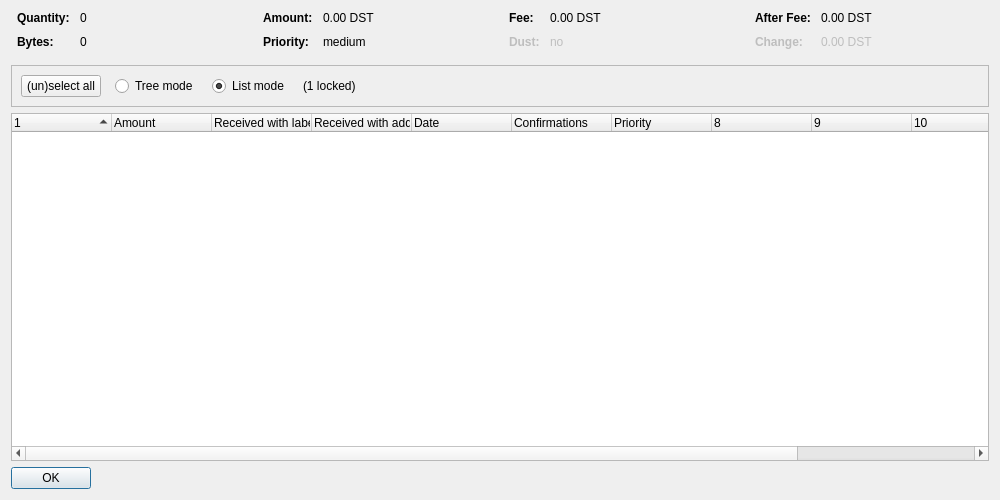
<?xml version="1.0" encoding="UTF-8"?>
<ui version="4.0">
 <class>CoinControlDialog</class>
 <widget class="QDialog" name="CoinControlDialog">
  <property name="geometry">
   <rect>
    <x>0</x>
    <y>0</y>
    <width>1000</width>
    <height>500</height>
   </rect>
  </property>
  <property name="windowTitle">
   <string>Coin Selection</string>
  </property>
  <layout class="QVBoxLayout" name="verticalLayout">
   <item>
    <layout class="QHBoxLayout" name="horizontalLayoutTop" stretch="0,0,0,0">
     <property name="topMargin">
      <number>0</number>
     </property>
     <property name="bottomMargin">
      <number>10</number>
     </property>
     <item>
      <layout class="QFormLayout" name="formLayoutCoinControl1">
       <property name="horizontalSpacing">
        <number>10</number>
       </property>
       <property name="verticalSpacing">
        <number>10</number>
       </property>
       <property name="leftMargin">
        <number>6</number>
       </property>
       <property name="rightMargin">
        <number>6</number>
       </property>
       <item row="0" column="0">
        <widget class="QLabel" name="labelCoinControlQuantityText">
         <property name="font">
          <font>
           <weight>75</weight>
           <bold>true</bold>
          </font>
         </property>
         <property name="text">
          <string>Quantity:</string>
         </property>
        </widget>
       </item>
       <item row="0" column="1">
        <widget class="QLabel" name="labelCoinControlQuantity">
         <property name="cursor">
          <cursorShape>IBeamCursor</cursorShape>
         </property>
         <property name="contextMenuPolicy">
          <enum>Qt::ActionsContextMenu</enum>
         </property>
         <property name="text">
          <string notr="true">0</string>
         </property>
         <property name="textInteractionFlags">
          <set>Qt::LinksAccessibleByMouse|Qt::TextSelectableByKeyboard|Qt::TextSelectableByMouse</set>
         </property>
        </widget>
       </item>
       <item row="1" column="0">
        <widget class="QLabel" name="labelCoinControlBytesText">
         <property name="font">
          <font>
           <weight>75</weight>
           <bold>true</bold>
          </font>
         </property>
         <property name="text">
          <string>Bytes:</string>
         </property>
        </widget>
       </item>
       <item row="1" column="1">
        <widget class="QLabel" name="labelCoinControlBytes">
         <property name="cursor">
          <cursorShape>IBeamCursor</cursorShape>
         </property>
         <property name="contextMenuPolicy">
          <enum>Qt::ActionsContextMenu</enum>
         </property>
         <property name="text">
          <string notr="true">0</string>
         </property>
         <property name="textInteractionFlags">
          <set>Qt::LinksAccessibleByMouse|Qt::TextSelectableByKeyboard|Qt::TextSelectableByMouse</set>
         </property>
        </widget>
       </item>
      </layout>
     </item>
     <item>
      <layout class="QFormLayout" name="formLayoutCoinControl2">
       <property name="horizontalSpacing">
        <number>10</number>
       </property>
       <property name="verticalSpacing">
        <number>10</number>
       </property>
       <property name="leftMargin">
        <number>6</number>
       </property>
       <property name="rightMargin">
        <number>6</number>
       </property>
       <item row="0" column="0">
        <widget class="QLabel" name="labelCoinControlAmountText">
         <property name="font">
          <font>
           <weight>75</weight>
           <bold>true</bold>
          </font>
         </property>
         <property name="text">
          <string>Amount:</string>
         </property>
        </widget>
       </item>
       <item row="0" column="1">
        <widget class="QLabel" name="labelCoinControlAmount">
         <property name="cursor">
          <cursorShape>IBeamCursor</cursorShape>
         </property>
         <property name="contextMenuPolicy">
          <enum>Qt::ActionsContextMenu</enum>
         </property>
         <property name="text">
          <string notr="true">0.00 DST</string>
         </property>
         <property name="textInteractionFlags">
          <set>Qt::LinksAccessibleByMouse|Qt::TextSelectableByKeyboard|Qt::TextSelectableByMouse</set>
         </property>
        </widget>
       </item>
       <item row="1" column="0">
        <widget class="QLabel" name="labelCoinControlPriorityText">
         <property name="font">
          <font>
           <weight>75</weight>
           <bold>true</bold>
          </font>
         </property>
         <property name="text">
          <string>Priority:</string>
         </property>
        </widget>
       </item>
       <item row="1" column="1">
        <widget class="QLabel" name="labelCoinControlPriority">
         <property name="cursor">
          <cursorShape>IBeamCursor</cursorShape>
         </property>
         <property name="contextMenuPolicy">
          <enum>Qt::ActionsContextMenu</enum>
         </property>
         <property name="text">
          <string notr="true">medium</string>
         </property>
         <property name="textInteractionFlags">
          <set>Qt::LinksAccessibleByMouse|Qt::TextSelectableByKeyboard|Qt::TextSelectableByMouse</set>
         </property>
        </widget>
       </item>
      </layout>
     </item>
     <item>
      <layout class="QFormLayout" name="formLayoutCoinControl3">
       <property name="horizontalSpacing">
        <number>10</number>
       </property>
       <property name="verticalSpacing">
        <number>10</number>
       </property>
       <property name="leftMargin">
        <number>6</number>
       </property>
       <property name="rightMargin">
        <number>6</number>
       </property>
       <item row="0" column="0">
        <widget class="QLabel" name="labelCoinControlFeeText">
         <property name="font">
          <font>
           <weight>75</weight>
           <bold>true</bold>
          </font>
         </property>
         <property name="text">
          <string>Fee:</string>
         </property>
        </widget>
       </item>
       <item row="0" column="1">
        <widget class="QLabel" name="labelCoinControlFee">
         <property name="cursor">
          <cursorShape>IBeamCursor</cursorShape>
         </property>
         <property name="contextMenuPolicy">
          <enum>Qt::ActionsContextMenu</enum>
         </property>
         <property name="text">
          <string notr="true">0.00 DST</string>
         </property>
         <property name="textInteractionFlags">
          <set>Qt::LinksAccessibleByMouse|Qt::TextSelectableByKeyboard|Qt::TextSelectableByMouse</set>
         </property>
        </widget>
       </item>
       <item row="1" column="0">
        <widget class="QLabel" name="labelCoinControlLowOutputText">
         <property name="enabled">
          <bool>false</bool>
         </property>
         <property name="font">
          <font>
           <weight>75</weight>
           <bold>true</bold>
          </font>
         </property>
         <property name="text">
          <string>Dust:</string>
         </property>
        </widget>
       </item>
       <item row="1" column="1">
        <widget class="QLabel" name="labelCoinControlLowOutput">
         <property name="enabled">
          <bool>false</bool>
         </property>
         <property name="cursor">
          <cursorShape>IBeamCursor</cursorShape>
         </property>
         <property name="contextMenuPolicy">
          <enum>Qt::ActionsContextMenu</enum>
         </property>
         <property name="text">
          <string notr="true">no</string>
         </property>
         <property name="textInteractionFlags">
          <set>Qt::LinksAccessibleByMouse|Qt::TextSelectableByKeyboard|Qt::TextSelectableByMouse</set>
         </property>
        </widget>
       </item>
      </layout>
     </item>
     <item>
      <layout class="QFormLayout" name="formLayoutCoinControl4">
       <property name="horizontalSpacing">
        <number>10</number>
       </property>
       <property name="verticalSpacing">
        <number>10</number>
       </property>
       <property name="leftMargin">
        <number>6</number>
       </property>
       <property name="rightMargin">
        <number>6</number>
       </property>
       <item row="0" column="0">
        <widget class="QLabel" name="labelCoinControlAfterFeeText">
         <property name="font">
          <font>
           <weight>75</weight>
           <bold>true</bold>
          </font>
         </property>
         <property name="text">
          <string>After Fee:</string>
         </property>
        </widget>
       </item>
       <item row="0" column="1">
        <widget class="QLabel" name="labelCoinControlAfterFee">
         <property name="cursor">
          <cursorShape>IBeamCursor</cursorShape>
         </property>
         <property name="contextMenuPolicy">
          <enum>Qt::ActionsContextMenu</enum>
         </property>
         <property name="text">
          <string notr="true">0.00 DST</string>
         </property>
         <property name="textInteractionFlags">
          <set>Qt::LinksAccessibleByMouse|Qt::TextSelectableByKeyboard|Qt::TextSelectableByMouse</set>
         </property>
        </widget>
       </item>
       <item row="1" column="0">
        <widget class="QLabel" name="labelCoinControlChangeText">
         <property name="enabled">
          <bool>false</bool>
         </property>
         <property name="font">
          <font>
           <weight>75</weight>
           <bold>true</bold>
          </font>
         </property>
         <property name="text">
          <string>Change:</string>
         </property>
        </widget>
       </item>
       <item row="1" column="1">
        <widget class="QLabel" name="labelCoinControlChange">
         <property name="enabled">
          <bool>false</bool>
         </property>
         <property name="cursor">
          <cursorShape>IBeamCursor</cursorShape>
         </property>
         <property name="contextMenuPolicy">
          <enum>Qt::ActionsContextMenu</enum>
         </property>
         <property name="text">
          <string notr="true">0.00 DST</string>
         </property>
         <property name="textInteractionFlags">
          <set>Qt::LinksAccessibleByMouse|Qt::TextSelectableByKeyboard|Qt::TextSelectableByMouse</set>
         </property>
        </widget>
       </item>
      </layout>
     </item>
    </layout>
   </item>
   <item>
    <widget class="QFrame" name="frame">
     <property name="minimumSize">
      <size>
       <width>0</width>
       <height>40</height>
      </size>
     </property>
     <property name="frameShape">
      <enum>QFrame::StyledPanel</enum>
     </property>
     <property name="frameShadow">
      <enum>QFrame::Sunken</enum>
     </property>
     <layout class="QHBoxLayout" name="horizontalLayout">
      <item>
       <layout class="QHBoxLayout" name="horizontalLayoutPanel" stretch="0,0,0,0,0">
        <property name="spacing">
         <number>14</number>
        </property>
        <item>
         <widget class="QPushButton" name="pushButtonSelectAll">
          <property name="sizePolicy">
           <sizepolicy hsizetype="Maximum" vsizetype="Fixed">
            <horstretch>0</horstretch>
            <verstretch>0</verstretch>
           </sizepolicy>
          </property>
          <property name="text">
           <string>(un)select all</string>
          </property>
          <property name="autoDefault">
           <bool>false</bool>
          </property>
         </widget>
        </item>
        <item>
         <widget class="QRadioButton" name="radioTreeMode">
          <property name="sizePolicy">
           <sizepolicy hsizetype="Maximum" vsizetype="Fixed">
            <horstretch>0</horstretch>
            <verstretch>0</verstretch>
           </sizepolicy>
          </property>
          <property name="text">
           <string>Tree mode</string>
          </property>
         </widget>
        </item>
        <item>
         <widget class="QRadioButton" name="radioListMode">
          <property name="sizePolicy">
           <sizepolicy hsizetype="Maximum" vsizetype="Fixed">
            <horstretch>0</horstretch>
            <verstretch>0</verstretch>
           </sizepolicy>
          </property>
          <property name="text">
           <string>List mode</string>
          </property>
          <property name="checked">
           <bool>true</bool>
          </property>
         </widget>
        </item>
        <item>
         <widget class="QLabel" name="labelLocked">
          <property name="text">
           <string notr="true">(1 locked)</string>
          </property>
         </widget>
        </item>
        <item>
         <spacer name="horizontalSpacer">
          <property name="orientation">
           <enum>Qt::Horizontal</enum>
          </property>
          <property name="sizeHint" stdset="0">
           <size>
            <width>40</width>
            <height>20</height>
           </size>
          </property>
         </spacer>
        </item>
       </layout>
      </item>
     </layout>
    </widget>
   </item>
   <item>
    <widget class="CoinControlTreeWidget" name="treeWidget">
     <property name="contextMenuPolicy">
      <enum>Qt::CustomContextMenu</enum>
     </property>
     <property name="sortingEnabled">
      <bool>false</bool>
     </property>
     <property name="columnCount">
      <number>12</number>
     </property>
     <attribute name="headerShowSortIndicator" stdset="0">
      <bool>true</bool>
     </attribute>
     <attribute name="headerStretchLastSection">
      <bool>false</bool>
     </attribute>
     <column>
      <property name="text">
       <string/>
      </property>
     </column>
     <column>
      <property name="text">
       <string>Amount</string>
      </property>
     </column>
     <column>
      <property name="text">
       <string>Received with label</string>
      </property>
     </column>
     <column>
      <property name="text">
       <string>Received with address</string>
      </property>
     </column>
     <column>
      <property name="text">
       <string>Date</string>
      </property>
     </column>
     <column>
      <property name="text">
       <string>Confirmations</string>
      </property>
      <property name="toolTip">
       <string>Confirmed</string>
      </property>
     </column>
     <column>
      <property name="text">
       <string>Priority</string>
      </property>
     </column>
     <column>
      <property name="text">
       <string/>
      </property>
     </column>
     <column>
      <property name="text">
       <string/>
      </property>
     </column>
     <column>
      <property name="text">
       <string/>
      </property>
     </column>
     <column>
      <property name="text">
       <string/>
      </property>
     </column>
     <column>
      <property name="text">
       <string/>
      </property>
     </column>
    </widget>
   </item>
   <item>
    <widget class="QDialogButtonBox" name="buttonBox">
     <property name="sizePolicy">
      <sizepolicy hsizetype="Maximum" vsizetype="Fixed">
       <horstretch>0</horstretch>
       <verstretch>0</verstretch>
      </sizepolicy>
     </property>
     <property name="orientation">
      <enum>Qt::Horizontal</enum>
     </property>
     <property name="standardButtons">
      <set>QDialogButtonBox::Ok</set>
     </property>
    </widget>
   </item>
  </layout>
 </widget>
 <customwidgets>
  <customwidget>
   <class>CoinControlTreeWidget</class>
   <extends>QTreeWidget</extends>
   <header>coincontroltreewidget.h</header>
  </customwidget>
 </customwidgets>
 <resources/>
 <connections/>
</ui>
